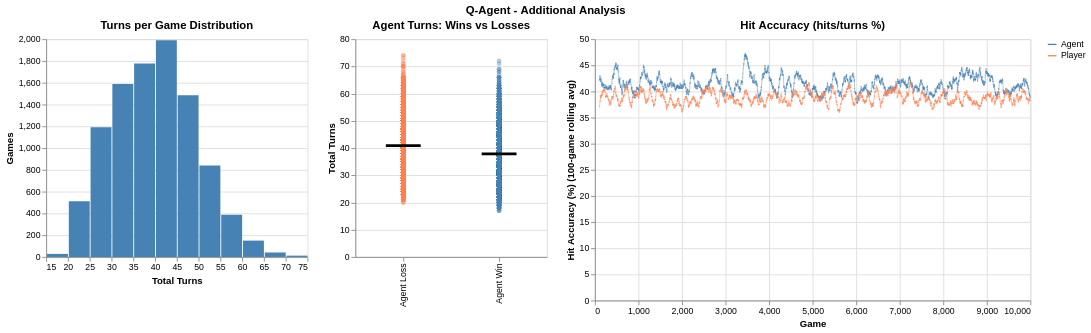

The notebook cell saved with this chart:
### Code cell
# 1. Turns per game distribution
turns_hist = (
    alt.Chart(q_agent_df)
    .mark_bar()
    .encode(
        x=alt.X("turns:Q", title="Total Turns", bin=alt.Bin(step=5)),
        y=alt.Y("count():Q", title="Games"),
        color=alt.value("steelblue"),
    )
    .properties(title="Turns per Game Distribution", width=300, height=250)
)

# 2. Agent turns on wins vs losses (strip + mean tick)
outcome_df = q_agent_df.with_columns(
    pl.when(pl.col("agent_won"))
    .then(pl.lit("Agent Win"))
    .otherwise(pl.lit("Agent Loss"))
    .alias("outcome")
)
strip = (
    alt.Chart(outcome_df)
    .mark_circle(opacity=0.4, size=30)
    .encode(
        x=alt.X("outcome:N", title=""),
        y=alt.Y("turns:Q", title="Total Turns"),
        color=alt.Color(
            "outcome:N",
            scale=alt.Scale(
                domain=["Agent Win", "Agent Loss"], range=["steelblue", "coral"]
            ),
            legend=None,
        ),
    )
    .properties(title="Agent Turns: Wins vs Losses", width=220, height=250)
)
mean_tick = (
    alt.Chart(outcome_df)
    .mark_tick(thickness=3, size=40, color="black")
    .encode(x=alt.X("outcome:N"), y=alt.Y("mean(turns):Q"))
)
turns_outcome = strip + mean_tick

# 3. Hit accuracy per game (hits / total turns, rolling)
acc_df = q_agent_df.with_columns(
    [
        (pl.col("agent_hit") / pl.col("turns") * 100).alias("agent_acc"),
        (pl.col("player_hit") / pl.col("turns") * 100).alias("player_acc"),
    ]
)
acc_chart = make_dual_line(
    acc_df,
    "agent_acc",
    "player_acc",
    "Hit Accuracy (%)",
    "Hit Accuracy (hits/turns %)",
    window=STAT_WINDOW,
    stroke=0.5,
)

title = alt.TitleParams("Q-Agent - Additional Analysis", anchor="middle")
c = (
    (turns_hist | turns_outcome | acc_chart)
    .resolve_scale(y="independent", color="independent")
    .properties(title=title)
)
c.save(IMG_DIR / "q_agent_additional_analysis.png")
c.show()

### Figure 1 — Vega specification as saved in the notebook (floating-point values rounded to 4 significant figures; data arrays with more than 128 entries replaced by an {"elided": "..."} marker saying what was removed)
{"$schema": "https://vega.github.io/schema/vega/v6.json", "data": [{"name": "source_1"}, {"name": "source_2", "values": {"elided": "20000 records"}}, {"name": "source_0", "values": [{"__count": 1588, "bin_step_5_turns": 30.0, "bin_step_5_turns_end": 35.0}, {"__count": 1990, "bin_step_5_turns": 40.0, "bin_step_5_turns_end": 45.0}, {"__count": 840, "bin_step_5_turns": 50.0, "bin_step_5_turns_end": 55.0}, {"__count": 1485, "bin_step_5_turns": 45.0, "bin_step_5_turns_end": 50.0}, {"__count": 388, "bin_step_5_turns": 55.0, "bin_step_5_turns_end": 60.0}, {"__count": 1191, "bin_step_5_turns": 25.0, "bin_step_5_turns_end": 30.0}, {"__count": 1776, "bin_step_5_turns": 35.0, "bin_step_5_turns_end": 40.0}, {"__count": 150, "bin_step_5_turns": 60.0, "bin_step_5_turns_end": 65.0}, {"__count": 41, "bin_step_5_turns": 65.0, "bin_step_5_turns_end": 70.0}, {"__count": 511, "bin_step_5_turns": 20.0, "bin_step_5_turns_end": 25.0}, {"__count": 28, "bin_step_5_turns": 15.0, "bin_step_5_turns_end": 20.0}, {"__count": 12, "bin_step_5_turns": 70.0, "bin_step_5_turns_end": 75.0}]}, {"name": "data_0", "values": {"elided": "10000 records"}}, {"name": "data_1", "values": [{"mean_turns": 37.85, "outcome": "Agent Win"}, {"mean_turns": 40.92, "outcome": "Agent Loss"}]}, {"name": "source_0_concat_0_y_domain___count", "values": [{"min": 12, "max": 1990}]}, {"name": "data_0_concat_1_x_domain_outcome_0", "values": [{"outcome": "Agent Win"}, {"outcome": "Agent Loss"}]}, {"name": "data_1_concat_1_x_domain_outcome_1", "values": [{"outcome": "Agent Win"}, {"outcome": "Agent Loss"}]}, {"name": "source_2_concat_2_x_domain_game", "values": [{"min": 1, "max": 10000}]}, {"name": "source_2_concat_2_y_domain_value", "values": [{"min": 35.89, "max": 47.32}]}], "signals": [{"name": "concat_0_bin_step_5_turns_bins", "value": {"fields": ["turns"], "fname": "bin_turns", "start": 15.0, "step": 5.0, "stop": 75.0}}, {"name": "concat_0_width", "value": 300}, {"name": "concat_0_height", "value": 250}, {"name": "concat_1_width", "value": 220}, {"name": "concat_1_height", "value": 250}, {"name": "concat_2_width", "value": 500}, {"name": "concat_2_height", "value": 300}], "marks": [{"type": "group", "name": "concat_0_group", "encode": {"update": {"width": {"signal": "concat_0_width"}, "height": {"signal": "concat_0_height"}}}, "marks": [{"type": "rect", "name": "concat_0_marks", "from": {"data": "source_0"}, "encode": {"update": {"y2": {"value": 0, "scale": "concat_0_y"}, "x": {"field": "bin_step_5_turns_end", "scale": "concat_0_x", "offset": {"signal": "0.5 + (abs(scale(\"concat_0_x\", datum[\"bin_step_5_turns_end\"]) - scale(\"concat_0_x\", datum[\"bin_step_5_turns\"])) < 0.25 ? 0.5 * (0.25 - (abs(scale(\"concat_0_x\", datum[\"bin_step_5_turns_end\"]) - scale(\"concat_0_x\", datum[\"bin_step_5_turns\"])))) : -0.5)"}}, "fill": {"value": "steelblue"}, "y": {"field": "__count", "scale": "concat_0_y"}, "x2": {"field": "bin_step_5_turns", "scale": "concat_0_x", "offset": {"signal": "0.5 + (abs(scale(\"concat_0_x\", datum[\"bin_step_5_turns_end\"]) - scale(\"concat_0_x\", datum[\"bin_step_5_turns\"])) < 0.25 ? -0.5 * (0.25 - (abs(scale(\"concat_0_x\", datum[\"bin_step_5_turns_end\"]) - scale(\"concat_0_x\", datum[\"bin_step_5_turns\"])))) : 0.5)"}}}}, "style": ["bar"]}], "axes": [{"scale": "concat_0_y", "gridScale": "concat_0_x", "ticks": false, "zindex": 0, "orient": "left", "grid": true, "domain": false, "minExtent": 0, "aria": false, "labels": false, "maxExtent": 0, "tickCount": {"signal": "ceil(concat_0_height/40)"}}, {"scale": "concat_0_x", "labelFlush": true, "tickCount": {"signal": "ceil(concat_0_width/10)"}, "zindex": 0, "orient": "bottom", "grid": false, "title": "Total Turns", "labelOverlap": true}, {"scale": "concat_0_y", "grid": false, "labelOverlap": true, "zindex": 0, "orient": "left", "tickCount": {"signal": "ceil(concat_0_height/40)"}, "title": "Games"}], "title": {"text": "Turns per Game Distribution", "frame": "group"}, "style": "cell"}, {"type": "group", "name": "concat_1_group", "encode": {"update": {"width": {"signal": "concat_1_width"}, "height": {"signal": "concat_1_height"}}}, "marks": [{"type": "symbol", "name": "concat_1_layer_0_marks", "from": {"data": "data_0"}, "encode": {"update": {"opacity": {"value": 0.4}, "shape": {"value": "circle"}, "x": {"field": "outcome", "scale": "concat_1_x", "band": 0.5}, "size": {"value": 30}, "fill": {"field": "outcome", "scale": "concat_1_color"}, "y": {"field": "turns", "scale": "concat_1_y"}}}, "style": ["circle"]}, {"type": "rect", "name": "concat_1_layer_1_marks", "from": {"data": "data_1"}, "encode": {"update": {"xc": {"field": "outcome", "scale": "concat_1_x", "band": 0.5}, "width": {"value": 40}, "fill": {"value": "black"}, "yc": {"field": "mean_turns", "scale": "concat_1_y"}, "height": {"value": 3}}}, "style": ["tick"]}], "axes": [{"scale": "concat_1_y", "labels": false, "domain": false, "orient": "left", "tickCount": {"signal": "ceil(concat_1_height/40)"}, "minExtent": 0, "gridScale": "concat_1_x", "grid": true, "maxExtent": 0, "zindex": 0, "ticks": false, "aria": false}, {"scale": "concat_1_x", "grid": false, "labelAngle": 270, "labelAlign": "right", "labelBaseline": "middle", "zindex": 0, "orient": "bottom"}, {"scale": "concat_1_y", "title": "Total Turns", "labelOverlap": true, "orient": "left", "tickCount": {"signal": "ceil(concat_1_height/40)"}, "zindex": 0, "grid": false}], "title": {"text": "Agent Turns: Wins vs Losses", "frame": "group"}, "style": "cell"}, {"type": "group", "name": "concat_2_group", "encode": {"update": {"width": {"signal": "concat_2_width"}, "height": {"signal": "concat_2_height"}}}, "marks": [{"type": "group", "name": "concat_2_pathgroup", "from": {"facet": {"data": "source_2", "name": "faceted_path_concat_2_main", "groupby": ["side"]}}, "encode": {"update": {"width": {"field": {"signal": null, "datum": null, "group": "width", "parent": null}}, "height": {"field": {"signal": null, "datum": null, "group": "height", "parent": null}}}}, "marks": [{"type": "line", "name": "concat_2_marks", "from": {"data": "faceted_path_concat_2_main"}, "sort": {"field": "x"}, "encode": {"update": {"y": {"field": "value", "scale": "concat_2_y"}, "defined": {"signal": "isValid(datum[\"game\"]) && isFinite(+datum[\"game\"]) && isValid(datum[\"value\"]) && isFinite(+datum[\"value\"])"}, "strokeWidth": {"value": 0.5}, "stroke": {"field": "side", "scale": "concat_2_color"}, "x": {"field": "game", "scale": "concat_2_x"}}}, "style": ["line"]}]}], "axes": [{"scale": "concat_2_x", "orient": "bottom", "grid": true, "labels": false, "tickCount": {"signal": "ceil(concat_2_width/40)"}, "domain": false, "gridScale": "concat_2_y", "aria": false, "minExtent": 0, "maxExtent": 0, "ticks": false, "zindex": 0}, {"scale": "concat_2_y", "minExtent": 0, "ticks": false, "zindex": 0, "grid": true, "tickCount": {"signal": "ceil(concat_2_height/40)"}, "maxExtent": 0, "gridScale": "concat_2_x", "aria": false, "domain": false, "labels": false, "orient": "left"}, {"scale": "concat_2_x", "labelFlush": true, "labelOverlap": true, "tickCount": {"signal": "ceil(concat_2_width/40)"}, "zindex": 0, "grid": false, "title": "Game", "orient": "bottom"}, {"scale": "concat_2_y", "orient": "left", "labelOverlap": true, "zindex": 0, "title": "Hit Accuracy (%) (100-game rolling avg)", "grid": false, "tickCount": {"signal": "ceil(concat_2_height/40)"}}], "title": {"text": "Hit Accuracy (hits/turns %)", "frame": "group"}, "style": "cell", "legends": [{"stroke": "concat_2_color", "symbolType": "stroke"}]}], "scales": [{"name": "concat_0_x", "type": "linear", "domain": {"signal": "[concat_0_bin_step_5_turns_bins.start, concat_0_bin_step_5_turns_bins.stop]"}, "range": [0, {"signal": "concat_0_width"}], "bins": {"signal": "concat_0_bin_step_5_turns_bins"}, "zero": false}, {"name": "concat_0_y", "type": "linear", "domain": [{"signal": "(data(\"source_0_concat_0_y_domain___count\")[0] || {}).min"}, {"signal": "(data(\"source_0_concat_0_y_domain___count\")[0] || {}).max"}], "range": [{"signal": "concat_0_height"}, 0], "nice": true, "zero": true}, {"name": "concat_1_x", "type": "band", "domain": {"fields": [{"data": "data_0_concat_1_x_domain_outcome_0", "field": "outcome"}, {"data": "data_1_concat_1_x_domain_outcome_1", "field": "outcome"}], "sort": true}, "range": [0, {"signal": "concat_1_width"}], "paddingOuter": 0, "paddingInner": 0}, {"name": "concat_1_y", "type": "linear", "domain": {"fields": [{"data": "data_0", "field": "turns"}, {"data": "data_1", "field": "mean_turns"}]}, "range": [{"signal": "concat_1_height"}, 0], "nice": true, "zero": true}, {"name": "concat_1_color", "type": "ordinal", "domain": ["Agent Win", "Agent Loss"], "range": ["steelblue", "coral"]}, {"name": "concat_2_x", "type": "linear", "domain": [{"signal": "(data(\"source_2_concat_2_x_domain_game\")[0] || {}).min"}, {"signal": "(data(\"source_2_concat_2_x_domain_game\")[0] || {}).max"}], "range": [0, {"signal": "concat_2_width"}], "nice": true, "zero": false}, {"name": "concat_2_y", "type": "linear", "domain": [{"signal": "(data(\"source_2_concat_2_y_domain_value\")[0] || {}).min"}, {"signal": "(data(\"source_2_concat_2_y_domain_value\")[0] || {}).max"}], "range": [{"signal": "concat_2_height"}, 0], "zero": true, "nice": true}, {"name": "concat_2_color", "type": "ordinal", "domain": ["Agent", "Player"], "range": ["steelblue", "coral"]}], "title": {"text": "Q-Agent - Additional Analysis", "anchor": "middle"}, "background": "white", "padding": 5, "layout": {"padding": 20, "bounds": "full", "align": "each"}}
